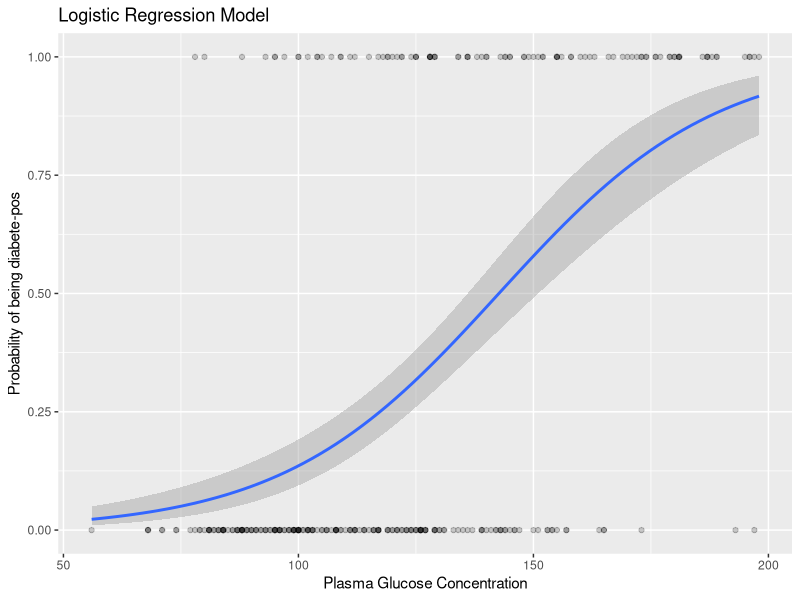
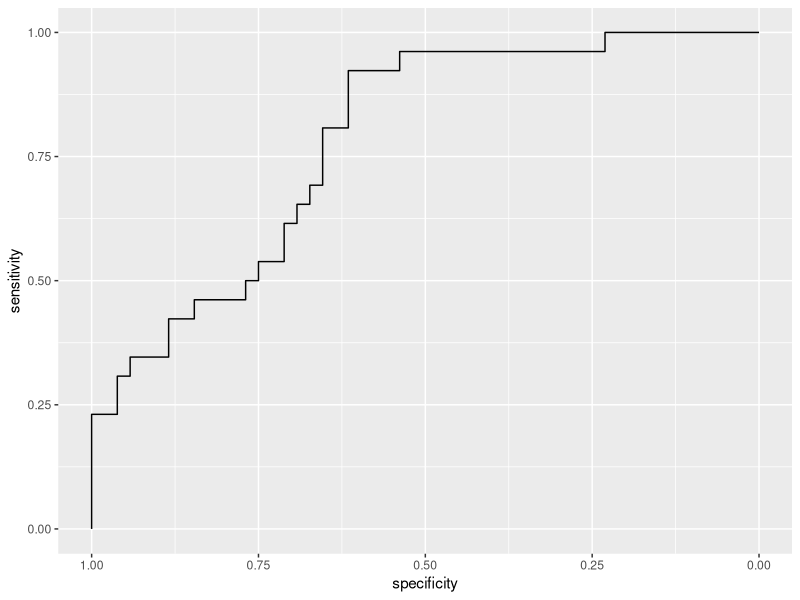
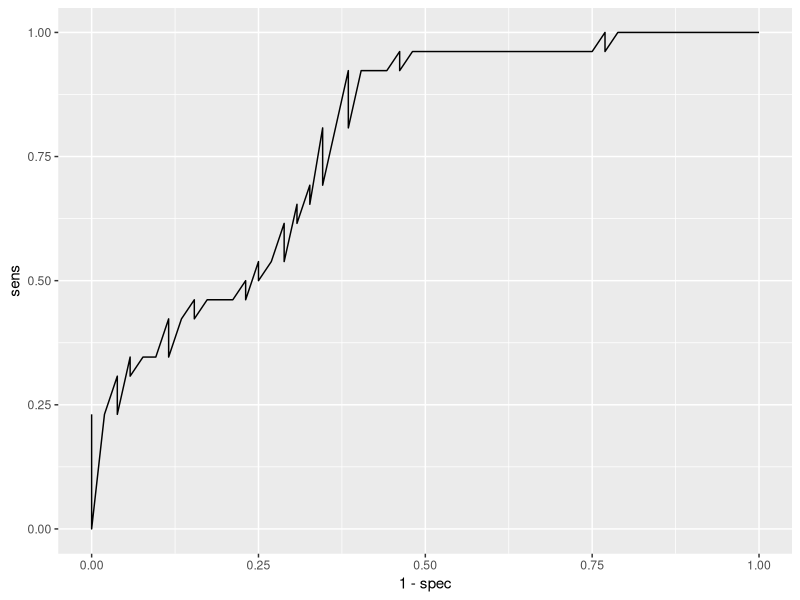
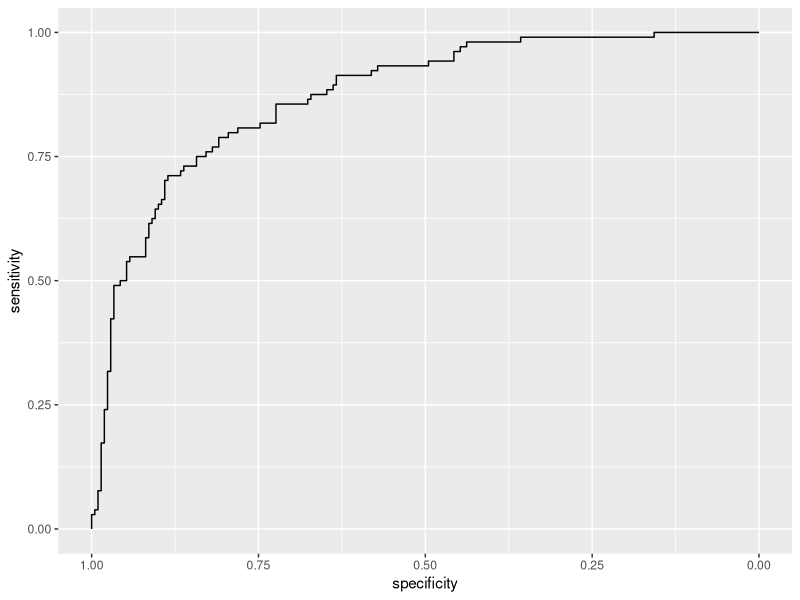

Here is the R script that generated these plots, in order:
## ---- chunk 1
knitr::opts_chunk$set(echo = TRUE)
library(data.table)
library(tidyverse)
library(caret)
#install.packages('mlbench')
## ---- chunk 2
data("PimaIndiansDiabetes2", package = "mlbench")

# we remove rows with NA values
df <- na.omit(PimaIndiansDiabetes2)
## ---- chunk 3
summary(PimaIndiansDiabetes2)
## ---- chunk 4
## EDA 
## ---- chunk 5
#split train and test datasets
training.samples <- df$diabetes %>% 
  createDataPartition(p = 0.8, list = FALSE)

train.data  <- df[training.samples, ]
test.data <- df[-training.samples, ]
## ---- chunk 6
# Fit the model
model <- glm(diabetes ~., data = train.data, family = binomial)
summary(model)
## ---- chunk 7
round(exp(coef(model)),2)
## ---- chunk 8
# Predictions
probabilities <- model %>% predict(test.data, type = "response")

# select the classification threshold
predicted.classes <- ifelse(probabilities > 0.5, "pos", "neg")
## ---- chunk 9
train.data %>%
  mutate(prob = ifelse(diabetes == "pos", 1, 0)) %>%
  ggplot(aes(glucose, prob)) +
  geom_point(alpha = 0.2) +
  geom_smooth(method = "glm", method.args = list(family = "binomial")) +
  labs(
    title = "Logistic Regression Model", 
    x = "Plasma Glucose Concentration",
    y = "Probability of being diabete-pos"
    )
## ---- chunk 10
confusionMatrix(as.factor(test.data$diabetes), as.factor(predicted.classes))
## ---- chunk 11
library(pROC)
#creates an object with all sorts of diagnostics 
roc <- roc(as.factor(test.data$diabetes), probabilities) 

pROC::ggroc(roc)

# manual option 
sens <- roc$sensitivities #include sensitivities in test data
spec <- roc$specificities

ggplot(data.frame(sens,spec), aes(x=1-spec, y=sens)) + geom_line()
## ---- chunk 12
auc(test.data$diabetes, probabilities)
## ---- chunk 13
# Predictions
probabilities <- model %>% predict(train.data, type = "response")

# select the classification threshold
predicted.classes <- ifelse(probabilities > 0.5, "pos", "neg")
## ---- chunk 14
confusionMatrix(as.factor(train.data$diabetes), as.factor(predicted.classes), positive = "pos")
## ---- chunk 15
#creates an object with all sorts of diagnostics 
roc <- roc(as.factor(train.data$diabetes), probabilities) 

pROC::ggroc(roc)
## ---- chunk 16
auc(train.data$diabetes, probabilities)
